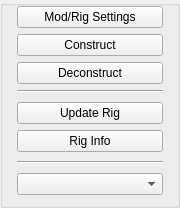
       <widget class="QGroupBox" name="groupBox_3">
        <property name="sizePolicy">
         <sizepolicy hsizetype="Preferred" vsizetype="Preferred">
          <horstretch>0</horstretch>
          <verstretch>8</verstretch>
         </sizepolicy>
        </property>
        <property name="maximumSize">
         <size>
          <width>180</width>
          <height>16777215</height>
         </size>
        </property>
        <property name="accessibleName">
         <string>tab</string>
        </property>
        <property name="title">
         <string/>
        </property>
        <layout class="QVBoxLayout" name="verticalLayout_3">
         <property name="spacing">
          <number>6</number>
         </property>
         <property name="leftMargin">
          <number>14</number>
         </property>
         <property name="topMargin">
          <number>0</number>
         </property>
         <property name="rightMargin">
          <number>14</number>
         </property>
         <property name="bottomMargin">
          <number>6</number>
         </property>
         <item>
          <widget class="QPushButton" name="modSetBtn">
           <property name="accessibleName">
            <string>minorAction</string>
           </property>
           <property name="text">
            <string>Mod/Rig Settings</string>
           </property>
          </widget>
         </item>
         <item>
          <widget class="QPushButton" name="constructRig_btn">
           <property name="accessibleName">
            <string>majorAction</string>
           </property>
           <property name="text">
            <string>Construct</string>
           </property>
          </widget>
         </item>
         <item>
          <widget class="QPushButton" name="deconstructRig_btn">
           <property name="accessibleName">
            <string>deleteAction</string>
           </property>
           <property name="text">
            <string>Deconstruct</string>
           </property>
          </widget>
         </item>
         <item>
          <widget class="Line" name="line">
           <property name="accessibleName">
            <string>HLine</string>
           </property>
           <property name="orientation">
            <enum>Qt::Horizontal</enum>
           </property>
          </widget>
         </item>
         <item>
          <spacer name="verticalSpacer_2">
           <property name="orientation">
            <enum>Qt::Vertical</enum>
           </property>
           <property name="sizeType">
            <enum>QSizePolicy::Fixed</enum>
           </property>
           <property name="sizeHint" stdset="0">
            <size>
             <width>20</width>
             <height>3</height>
            </size>
           </property>
          </spacer>
         </item>
         <item>
          <widget class="QPushButton" name="updateRig_btn">
           <property name="text">
            <string>Update Rig</string>
           </property>
          </widget>
         </item>
         <item>
          <widget class="QPushButton" name="rigInfo_btn">
           <property name="accessibleName">
            <string>infoAction</string>
           </property>
           <property name="text">
            <string>Rig Info</string>
           </property>
          </widget>
         </item>
         <item>
          <spacer name="verticalSpacer_3">
           <property name="orientation">
            <enum>Qt::Vertical</enum>
           </property>
           <property name="sizeType">
            <enum>QSizePolicy::Fixed</enum>
           </property>
           <property name="sizeHint" stdset="0">
            <size>
             <width>20</width>
             <height>3</height>
            </size>
           </property>
          </spacer>
         </item>
         <item>
          <widget class="Line" name="line_6">
           <property name="accessibleName">
            <string>HLine</string>
           </property>
           <property name="orientation">
            <enum>Qt::Horizontal</enum>
           </property>
          </widget>
         </item>
         <item>
          <spacer name="verticalSpacer_4">
           <property name="orientation">
            <enum>Qt::Vertical</enum>
           </property>
           <property name="sizeType">
            <enum>QSizePolicy::Fixed</enum>
           </property>
           <property name="sizeHint" stdset="0">
            <size>
             <width>20</width>
             <height>3</height>
            </size>
           </property>
          </spacer>
         </item>
         <item>
          <layout class="QVBoxLayout" name="verticalLayout_10">
           <property name="spacing">
            <number>4</number>
           </property>
           <item>
            <widget class="QComboBox" name="bmCategory_cb">
             <property name="minimumSize">
              <size>
               <width>140</width>
               <height>0</height>
              </size>
             </property>
            </widget>
           </item>
           <item>
            <widget class="QStackedWidget" name="moduleBtnsWidget"/>
           </item>
          </layout>
         </item>
        </layout>
       </widget>
